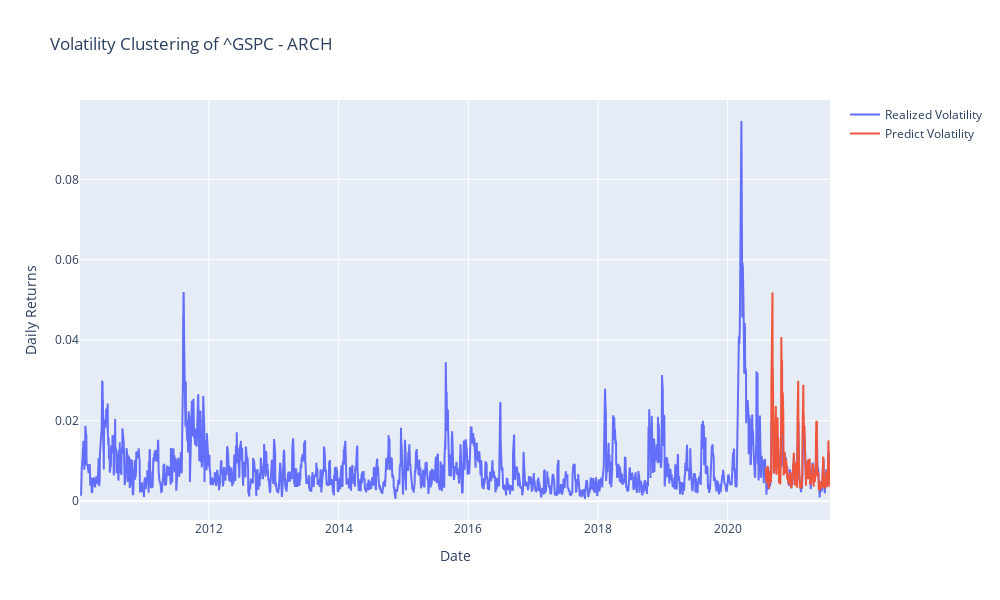

The code cell stored with this chart in its notebook:
### Code cell
fig = go.Figure()
fig.add_trace(go.Scatter(x=data.index[1:], y=(realized_vol / 100), mode='lines', name='Realized Volatility'))
fig.add_trace(go.Scatter(x=forecast_arch.variance.index, y=(forecast_arch.variance['h.1']/100), mode='lines', name='Predict Volatility'))
fig.update_layout(
    title=f'Volatility Clustering of {stocks} - ARCH',
    xaxis_title='Date',
    yaxis_title='Daily Returns',
    width=1000,
    height=600
)
fig.show()

### Figure 1 — Plotly figure (JSON) as saved in the notebook; plotly's stock layout.template omitted (floating-point values rounded to 4 significant figures; data arrays with more than 128 entries replaced by an {"elided": "..."} marker saying what was removed)
{"data": [{"mode": "lines", "name": "Realized Volatility", "type": "scatter", "x": {"elided": "2913 str values"}, "y": {"elided": "2913 float values"}}, {"mode": "lines", "name": "Predict Volatility", "type": "scatter", "x": {"elided": "252 str values"}, "y": {"elided": "252 float values"}}], "layout": {"height": 600, "title": {"text": "Volatility Clustering of ^GSPC - ARCH"}, "width": 1000, "xaxis": {"title": {"text": "Date"}}, "yaxis": {"title": {"text": "Daily Returns"}}}}
